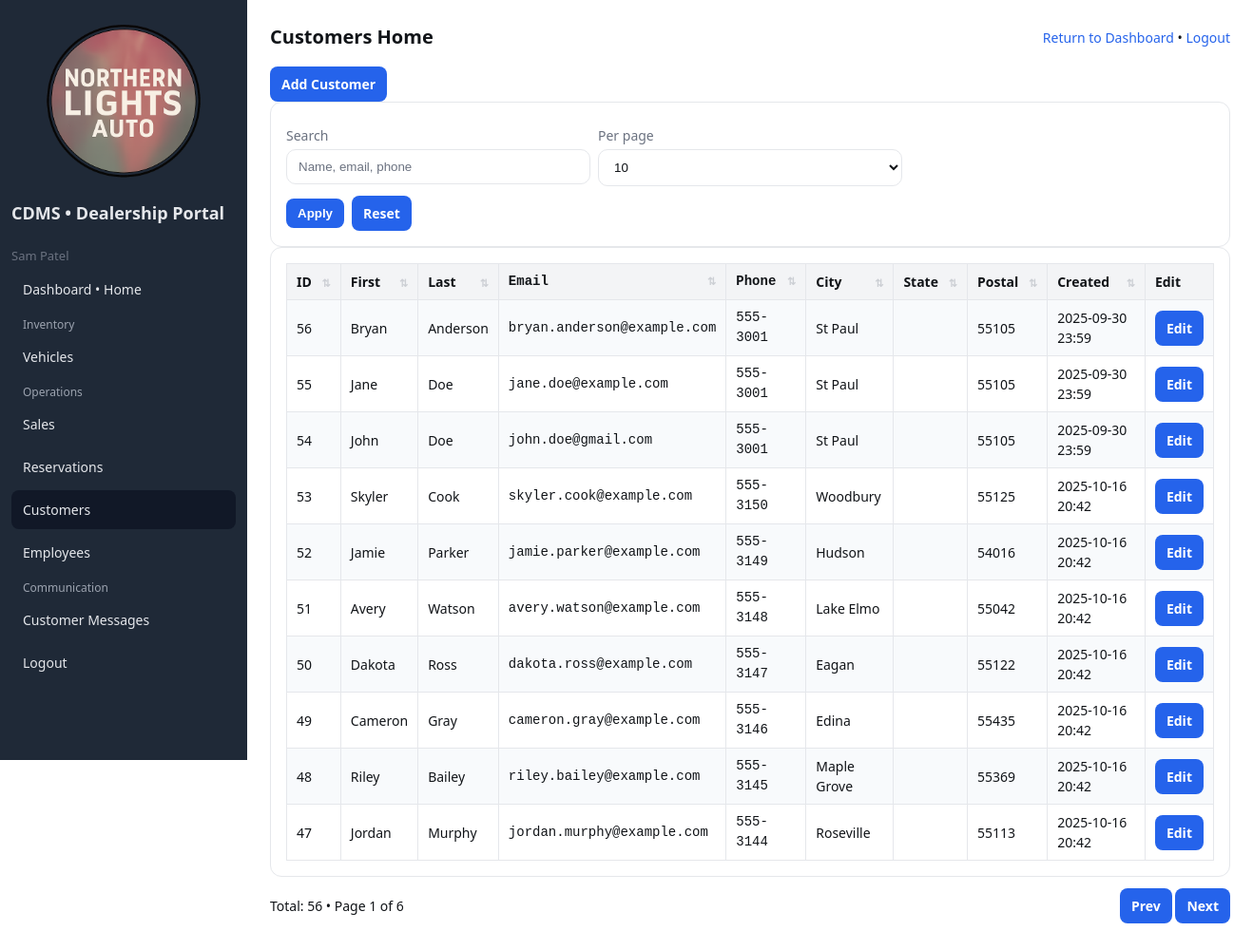
Page /public/customers.php (signed in) on the earlier database version.
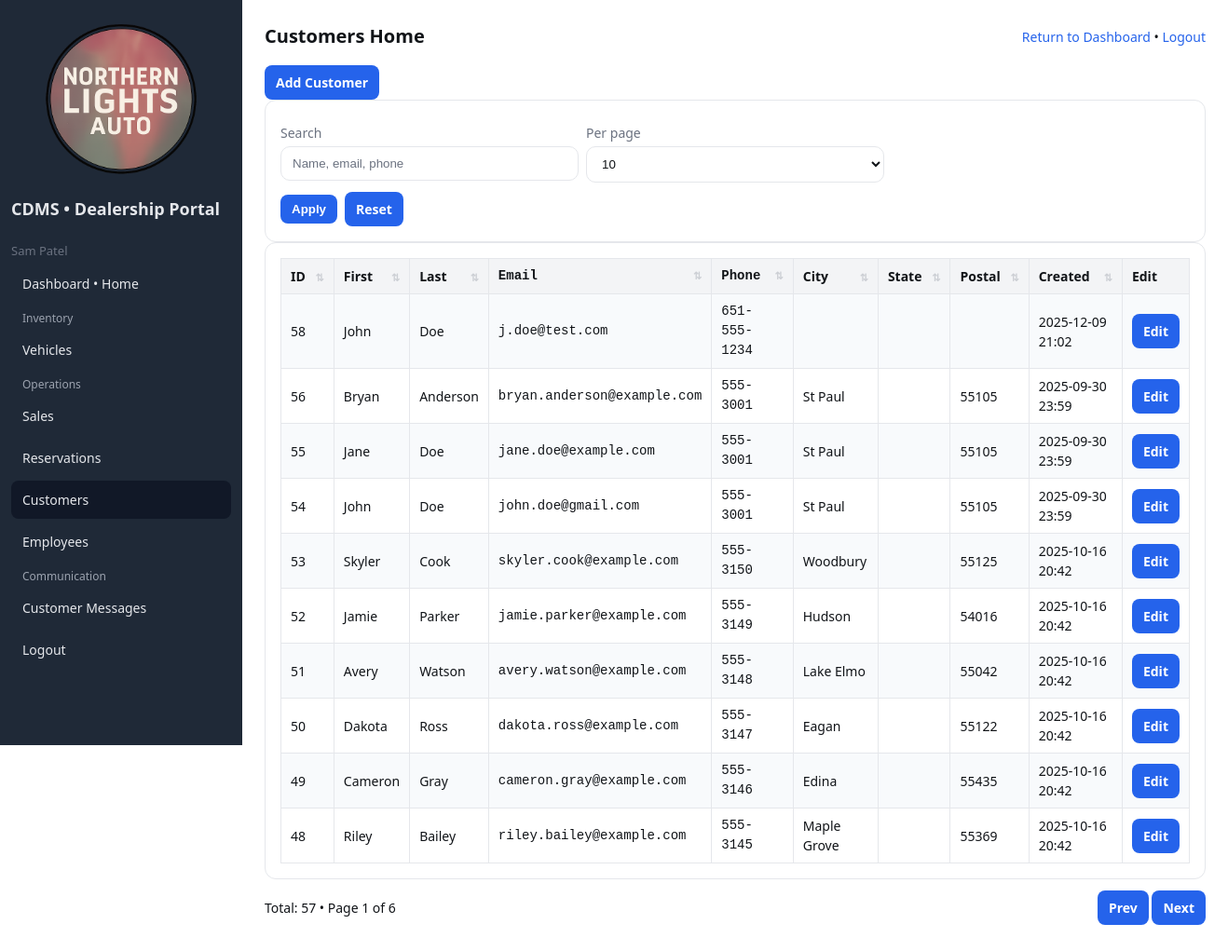
Same page on the later database version.
### tables this page shows
CREATE TABLE `customers` (
  `customer_id` int(11) NOT NULL,
  `first_name` varchar(50) NOT NULL,
  `last_name` varchar(50) NOT NULL,
  `email` varchar(120) NOT NULL,
  `phone` varchar(30) DEFAULT NULL,
  `address_line1` varchar(120) DEFAULT NULL,
  `address_line2` varchar(120) DEFAULT NULL,
  `city` varchar(80) DEFAULT NULL,
  `state_province` varchar(80) DEFAULT NULL,
  `postal_code` varchar(20) DEFAULT NULL,
  `created_at` timestamp NOT NULL DEFAULT current_timestamp(),
  `updated_at` timestamp NOT NULL DEFAULT current_timestamp() ON UPDATE current_timestamp(),
  `password_hash` varchar(255) DEFAULT NULL
);

### lib/helpers.php (called while the page is built, shortened)
<?php
function e($string)
{
    return htmlspecialchars($string, ENT_QUOTES, 'UTF-8');
}

### public/customers.php (the view, shortened to what the changed rows need)
<?php
require_once __DIR__ . '/../lib/helpers.php';
$pdo = DB::conn();
function has_col(PDO $pdo, string $table, string $col): bool
{
    static $cache = [];
    $key = $table;
    if (!isset($cache[$key])) {
        $cache[$key] = $pdo->query("SHOW COLUMNS FROM `$table`")->fetchAll(PDO::FETCH_COLUMN, 0);
    }
    return in_array($col, $cache[$key], true);
}
$optional = [
    'created_at'  => has_col($pdo, 'customers', 'created_at'),
    'city'        => has_col($pdo, 'customers', 'city'),
    'state'       => has_col($pdo, 'customers', 'state'),
    'postal_code' => has_col($pdo, 'customers', 'postal_code'),
];
$select = [
    'customer_id',
    'first_name',
    'last_name',
    'email',
    'phone'
];
foreach ($optional as $col => $exists) {
    if ($exists) $select[] = $col;
}
$selectSql = implode(', ', array_map(fn($c) => "c.$c", $select));
$rows = $pdo->query("
    SELECT $selectSql
    FROM customers c
    ORDER BY c.customer_id DESC
")->fetchAll();
?>
<!doctype html>
<html>
<head>
    <?php include __DIR__ . '/../includes/header.php'; ?>
</head>
<body class="page-customers">
    <div class="layout">
        <div class="content">
            <div class="card scrollable">
                <table id="customersTable" class="table">
                    <thead>
                        <tr>
                            <th data-sort>ID</th>
                            <th data-sort>First</th>
                            <th data-sort>Last</th>
                            <th data-sort class="mono">Email</th>
                            <th data-sort class="mono">Phone</th>
                            <?php if ($optional['city'] || $optional['state'] || $optional['postal_code']): ?>
                                <th data-sort>City</th>
                                <th data-sort>State</th>
                                <th data-sort>Postal</th>
                            <?php endif; ?>
                            <?php if ($optional['created_at']): ?>
                                <th data-sort>Created</th>
                            <?php endif; ?>
                            <th>Edit</th>
                        </tr>
                    </thead>
                    <tbody>
                        <?php foreach ($rows as $r): ?>
                            <?php
                            $created = '';
                            if ($optional['created_at'] && !empty($r['created_at'])) {
                                $ts = strtotime($r['created_at']);
                                if ($ts) $created = date('Y-m-d H:i', $ts);
                            }
                            ?>
                            <tr>
                                <td><?= (int)$r['customer_id'] ?></td>
                                <td><?= e($r['first_name'] ?? '') ?></td>
                                <td><?= e($r['last_name'] ?? '') ?></td>
                                <td class="mono"><?= e($r['email'] ?? '') ?></td>
                                <td class="mono"><?= e($r['phone'] ?? '') ?></td>
                                <?php if ($optional['city'] || $optional['state'] || $optional['postal_code']): ?>
                                    <td><?= e($r['city'] ?? '') ?></td>
                                    <td><?= e($r['state'] ?? '') ?></td>
                                    <td><?= e($r['postal_code'] ?? '') ?></td>
                                <?php endif; ?>
                                <?php if ($optional['created_at']): ?>
                                    <td><?= e($created) ?></td>
                                <?php endif; ?>
                                <td><a class="btn secondary" href="<?= BASE_URL ?>/customer_edit.php?id=<?= (int)$r['customer_id'] ?>">Edit</a></td>
                            </tr>
                        <?php endforeach; ?>
                    </tbody>
                </table>
            </div>
            <div class="header mt-12">
                <div class="muted" id="metaLbl"></div>
                <div>
                    <a class="btn secondary" href="#" id="prevBtn">Prev</a>
                    <a class="btn secondary" href="#" id="nextBtn">Next</a>
                </div>
            </div>
        </div>
    </div>
</body>
</html>

Differences in the rows shown:
no longer on this page (row edited): customers: customer_id "47", first_name "Jordan", last_name "Murphy", email "jordan.murphy@example.com", phone "555-3144", city "Roseville", postal_code "55113", created_at "2025-10-16 20:42"
added customers: customer_id "58", first_name "John", last_name "Doe", email "j.doe@test.com", phone "651-555-1234", created_at "2025-12-09 21:02"
Other differences:
text written by a page script: "Total: 56 • Page 1 of 6" → "Total: 57 • Page 1 of 6"
